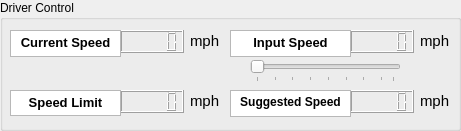
     <widget class="QGroupBox" name="drive_ctrl_box">
      <property name="geometry">
       <rect>
        <x>20</x>
        <y>90</y>
        <width>461</width>
        <height>131</height>
       </rect>
      </property>
      <property name="title">
       <string>Driver Control</string>
      </property>
      <widget class="QLCDNumber" name="current_speed_display">
       <property name="geometry">
        <rect>
         <x>120</x>
         <y>30</y>
         <width>64</width>
         <height>23</height>
        </rect>
       </property>
      </widget>
      <widget class="QLCDNumber" name="input_speed_display">
       <property name="geometry">
        <rect>
         <x>350</x>
         <y>30</y>
         <width>64</width>
         <height>23</height>
        </rect>
       </property>
      </widget>
      <widget class="QLCDNumber" name="speed">
       <property name="geometry">
        <rect>
         <x>120</x>
         <y>90</y>
         <width>64</width>
         <height>23</height>
        </rect>
       </property>
      </widget>
      <widget class="QLCDNumber" name="suggested_speed_display">
       <property name="geometry">
        <rect>
         <x>350</x>
         <y>90</y>
         <width>64</width>
         <height>23</height>
        </rect>
       </property>
      </widget>
      <widget class="QSlider" name="input_speed_slider">
       <property name="geometry">
        <rect>
         <x>250</x>
         <y>60</y>
         <width>151</width>
         <height>22</height>
        </rect>
       </property>
       <property name="minimum">
        <number>1</number>
       </property>
       <property name="maximum">
        <number>24</number>
       </property>
       <property name="pageStep">
        <number>8</number>
       </property>
       <property name="sliderPosition">
        <number>1</number>
       </property>
       <property name="orientation">
        <enum>Qt::Horizontal</enum>
       </property>
       <property name="invertedAppearance">
        <bool>false</bool>
       </property>
       <property name="tickPosition">
        <enum>QSlider::TicksBelow</enum>
       </property>
       <property name="tickInterval">
        <number>3</number>
       </property>
      </widget>
      <widget class="QTextBrowser" name="current_speed_txt">
       <property name="geometry">
        <rect>
         <x>10</x>
         <y>30</y>
         <width>111</width>
         <height>27</height>
        </rect>
       </property>
       <property name="html">
        <string>&lt;!DOCTYPE HTML PUBLIC &quot;-//W3C//DTD HTML 4.0//EN&quot; &quot;http://www.w3.org/TR/REC-html40/strict.dtd&quot;&gt;
&lt;html&gt;&lt;head&gt;&lt;meta name=&quot;qrichtext&quot; content=&quot;1&quot; /&gt;&lt;style type=&quot;text/css&quot;&gt;
p, li { white-space: pre-wrap; }
&lt;/style&gt;&lt;/head&gt;&lt;body style=&quot; font-family:'MS Shell Dlg 2'; font-size:8.25pt; font-weight:400; font-style:normal;&quot;&gt;
&lt;p align=&quot;center&quot; style=&quot; margin-top:0px; margin-bottom:0px; margin-left:0px; margin-right:0px; -qt-block-indent:0; text-indent:0px;&quot;&gt;&lt;span style=&quot; font-size:10pt; font-weight:696;&quot;&gt;Current Speed&lt;/span&gt;&lt;/p&gt;&lt;/body&gt;&lt;/html&gt;</string>
       </property>
      </widget>
      <widget class="QTextBrowser" name="speed_limit_txt">
       <property name="geometry">
        <rect>
         <x>10</x>
         <y>90</y>
         <width>111</width>
         <height>26</height>
        </rect>
       </property>
       <property name="html">
        <string>&lt;!DOCTYPE HTML PUBLIC &quot;-//W3C//DTD HTML 4.0//EN&quot; &quot;http://www.w3.org/TR/REC-html40/strict.dtd&quot;&gt;
&lt;html&gt;&lt;head&gt;&lt;meta name=&quot;qrichtext&quot; content=&quot;1&quot; /&gt;&lt;style type=&quot;text/css&quot;&gt;
p, li { white-space: pre-wrap; }
&lt;/style&gt;&lt;/head&gt;&lt;body style=&quot; font-family:'MS Shell Dlg 2'; font-size:8.25pt; font-weight:400; font-style:normal;&quot;&gt;
&lt;p align=&quot;center&quot; style=&quot; margin-top:0px; margin-bottom:0px; margin-left:0px; margin-right:0px; -qt-block-indent:0; text-indent:0px;&quot;&gt;&lt;span style=&quot; font-size:10pt; font-weight:696;&quot;&gt;Speed Limit&lt;/span&gt;&lt;/p&gt;&lt;/body&gt;&lt;/html&gt;</string>
       </property>
      </widget>
      <widget class="QTextBrowser" name="input_speed_txt">
       <property name="geometry">
        <rect>
         <x>230</x>
         <y>30</y>
         <width>121</width>
         <height>27</height>
        </rect>
       </property>
       <property name="html">
        <string>&lt;!DOCTYPE HTML PUBLIC &quot;-//W3C//DTD HTML 4.0//EN&quot; &quot;http://www.w3.org/TR/REC-html40/strict.dtd&quot;&gt;
&lt;html&gt;&lt;head&gt;&lt;meta name=&quot;qrichtext&quot; content=&quot;1&quot; /&gt;&lt;style type=&quot;text/css&quot;&gt;
p, li { white-space: pre-wrap; }
&lt;/style&gt;&lt;/head&gt;&lt;body style=&quot; font-family:'MS Shell Dlg 2'; font-size:8.25pt; font-weight:400; font-style:normal;&quot;&gt;
&lt;p align=&quot;center&quot; style=&quot; margin-top:0px; margin-bottom:0px; margin-left:0px; margin-right:0px; -qt-block-indent:0; text-indent:0px;&quot;&gt;&lt;span style=&quot; font-size:10pt; font-weight:696;&quot;&gt;Input Speed&lt;/span&gt;&lt;/p&gt;&lt;/body&gt;&lt;/html&gt;</string>
       </property>
      </widget>
      <widget class="QTextBrowser" name="suggested_speed_txt">
       <property name="geometry">
        <rect>
         <x>230</x>
         <y>90</y>
         <width>121</width>
         <height>27</height>
        </rect>
       </property>
       <property name="html">
        <string>&lt;!DOCTYPE HTML PUBLIC &quot;-//W3C//DTD HTML 4.0//EN&quot; &quot;http://www.w3.org/TR/REC-html40/strict.dtd&quot;&gt;
&lt;html&gt;&lt;head&gt;&lt;meta name=&quot;qrichtext&quot; content=&quot;1&quot; /&gt;&lt;style type=&quot;text/css&quot;&gt;
p, li { white-space: pre-wrap; }
&lt;/style&gt;&lt;/head&gt;&lt;body style=&quot; font-family:'MS Shell Dlg 2'; font-size:8.25pt; font-weight:400; font-style:normal;&quot;&gt;
&lt;p align=&quot;center&quot; style=&quot; margin-top:0px; margin-bottom:0px; margin-left:0px; margin-right:0px; -qt-block-indent:0; text-indent:0px;&quot;&gt;&lt;span style=&quot; font-size:9pt; font-weight:696;&quot;&gt;Suggested Speed&lt;/span&gt;&lt;/p&gt;&lt;/body&gt;&lt;/html&gt;</string>
       </property>
      </widget>
      <widget class="QLabel" name="mph_txt_3">
       <property name="geometry">
        <rect>
         <x>190</x>
         <y>90</y>
         <width>31</width>
         <height>21</height>
        </rect>
       </property>
       <property name="font">
        <font>
         <pointsize>11</pointsize>
        </font>
       </property>
       <property name="text">
        <string>mph</string>
       </property>
      </widget>
      <widget class="QLabel" name="mph_txt_1">
       <property name="geometry">
        <rect>
         <x>190</x>
         <y>30</y>
         <width>31</width>
         <height>21</height>
        </rect>
       </property>
       <property name="font">
        <font>
         <pointsize>11</pointsize>
        </font>
       </property>
       <property name="text">
        <string>mph</string>
       </property>
      </widget>
      <widget class="QLabel" name="mph_txt_4">
       <property name="geometry">
        <rect>
         <x>420</x>
         <y>90</y>
         <width>31</width>
         <height>21</height>
        </rect>
       </property>
       <property name="font">
        <font>
         <pointsize>11</pointsize>
        </font>
       </property>
       <property name="text">
        <string>mph</string>
       </property>
      </widget>
      <widget class="QLabel" name="mph_txt_2">
       <property name="geometry">
        <rect>
         <x>420</x>
         <y>30</y>
         <width>31</width>
         <height>21</height>
        </rect>
       </property>
       <property name="font">
        <font>
         <pointsize>11</pointsize>
        </font>
       </property>
       <property name="text">
        <string>mph</string>
       </property>
      </widget>
     </widget>
